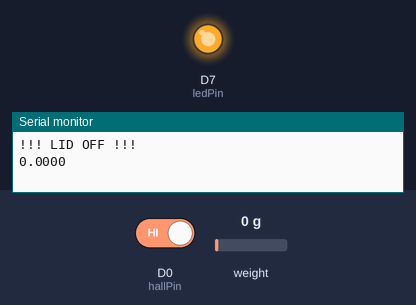
This sketch was run on a simulated ESP8266 (NodeMCU). Parts: output pins drawn as LEDs (lit = HIGH), the last lines printed to the serial monitor. The test bench sets the inputs (shaded band); at power-on: D0 (hallPin) HIGH, weight on the scale 0 g.

Above: at 2.2 s.
2.3 s: D0 (hallPin) driven LOW
At 6.5 s:
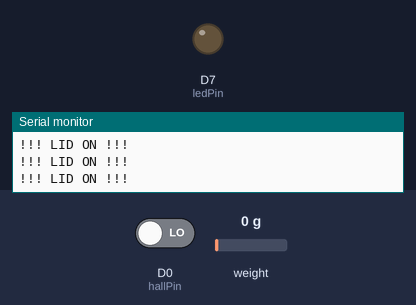
8.0 s: D0 (hallPin) driven HIGH
At 9.2 s:
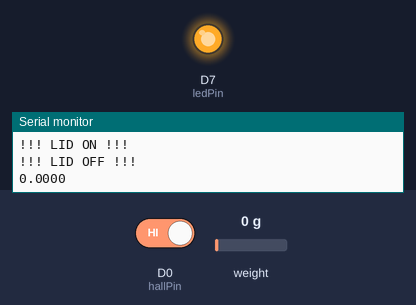
Timing chart, 0 to 11.0 s (numbered marks = the images above; inputs shaded):
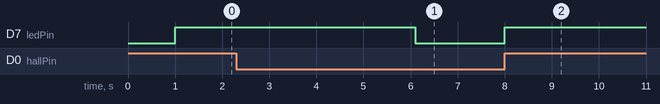

Measured:
- after the input at 2.3 s, D7 (ledPin): HIGH → LOW after 3.8 s
- after the input at 8.0 s, D7 (ledPin): LOW → HIGH at once

The sketch:

v0.0_hallLoad.ino
```cpp
#include <HX711.h>
// Scale Settings
const int SCALE_DOUT_PIN = D2;
const int SCALE_SCK_PIN = D3;
// constants won't change. They're used here to set pin numbers:
const int hallPin = D0;     // the number of the hall effect sensor pin
const int ledPin =  D7;     // the number of the LED pin
// variables will change:
int hallState = 0;          // variable for reading the hall sensor status

HX711 scale(SCALE_DOUT_PIN, SCALE_SCK_PIN);

void setup() {
  Serial.begin(115200);
  scale.set_scale(2230);// <- set here calibration factor!!!
  scale.tare();
  // initialize the LED pin as an output:
  pinMode(ledPin, OUTPUT);
  // initialize the hall effect sensor pin as an input:
  pinMode(hallPin, INPUT);
}

void loop() {

  // read the state of the hall effect sensor:
  hallState = digitalRead(hallPin);

  // Magnet near == LOW
  if (hallState == LOW) {
    // turn LED on:
    Serial.println("!!! LID ON !!!");
    digitalWrite(ledPin, LOW);
  }
  else if (hallState == HIGH) {
    // turn LED off:
    digitalWrite(ledPin, HIGH);
    Serial.println("!!! LID OFF !!!");
    //++++++++++++++++++++++++++++++++++++++++++++++++++++++++++++++++++++++++++++++++++++++++++++++++++++++++++++++
    //loadcell
    float weight = scale.get_units(1);
    //weight = weight + 90;
    Serial.println(String((weight), 4));
    delay(5000);
    //+++++++++++++++++++++++++++++++++++++++++++++++++++++++++++++++++++++++++++++++++++++++++++++++++++++++++++++++


  }

}
```
